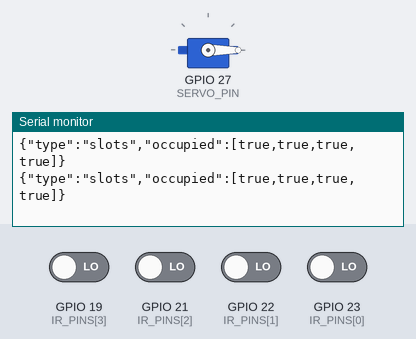
This sketch was run on a simulated ESP32. Shown: servo, the last lines printed to the serial monitor. The test bench sets the inputs (shaded band); at power-on: GPIO 19 (IR_PINS[3]), GPIO 21 (IR_PINS[2]), GPIO 22 (IR_PINS[1]), GPIO 23 (IR_PINS[0]) LOW.

Above: at 1.7 s.
1.8 s: GPIO 19 (IR_PINS[3]) driven HIGH
At 2.8 s:
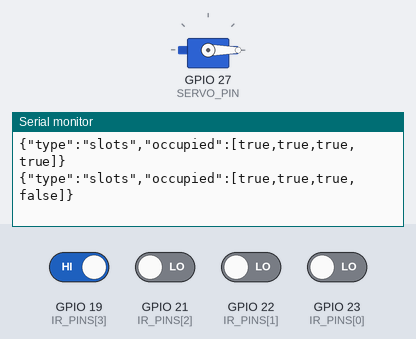
4.8 s: GPIO 21 (IR_PINS[2]) driven HIGH
At 5.3 s:
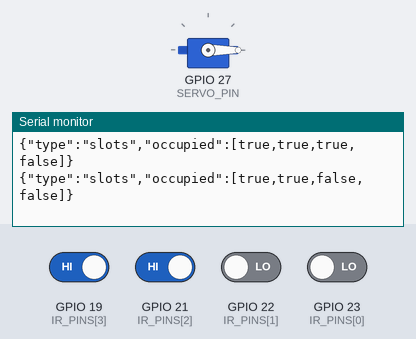
7.8 s: GPIO 22 (IR_PINS[1]) driven HIGH
At 9.0 s:
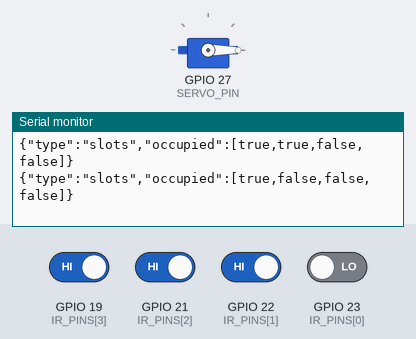
10.8 s: GPIO 23 (IR_PINS[0]) driven HIGH
At 11.5 s:
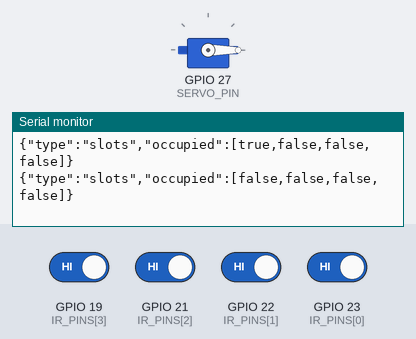
13.8 s: GPIO 19 (IR_PINS[3]) driven LOW
At 15.2 s:
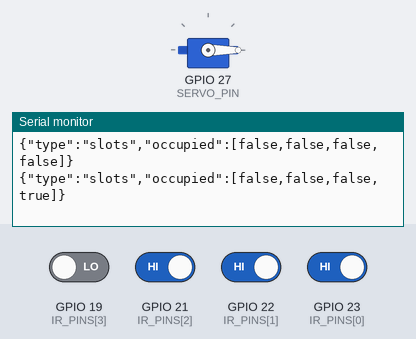
16.8 s: GPIO 21 (IR_PINS[2]) driven LOW
At 17.7 s:
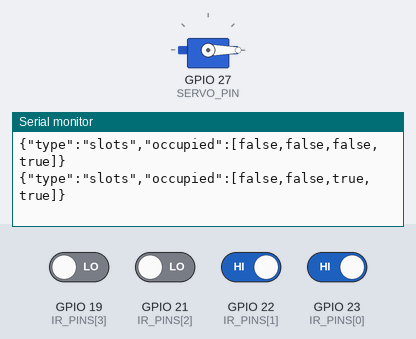

The sketch:

parksmart_esp32.ino
```cpp
#include <Arduino.h>
#include <ESP32Servo.h>
#include <ArduinoJson.h>

// ParkSmart hardware contract
const int IR_PINS[4] = { 23, 22, 21, 19 };
const int SERVO_PIN = 27;
const bool OCCUPIED_LOW = true;
Servo gate;
bool lastOccupied[4] = { false, false, false, false };
unsigned long lastReport = 0;

bool readOccupied(int i) {
  int v = digitalRead(IR_PINS[i]);
  return OCCUPIED_LOW ? (v == LOW) : (v == HIGH);
}

void reportSlots() {
  StaticJsonDocument<256> doc;
  doc["type"] = "slots";
  JsonArray a = doc.createNestedArray("occupied");
  for (int i = 0; i < 4; i++) a.add(readOccupied(i));
  serializeJson(doc, Serial);
  Serial.println();
  lastReport = millis();
}

void handleCommand(const String &line) {
  StaticJsonDocument<128> doc;
  if (deserializeJson(doc, line)) return;
  if (doc["cmd"] == "gate") {
    bool open = doc["open"] | false;
    gate.write(open ? 90 : 0);
  }
}

void setup() {
  Serial.begin(115200);
  for (int i = 0; i < 4; i++) pinMode(IR_PINS[i], INPUT);
  gate.attach(SERVO_PIN);
  gate.write(0);
  delay(500);
  reportSlots();
}

void loop() {
  if (Serial.available()) {
    String line = Serial.readStringUntil('\n');
    handleCommand(line);
  }
  bool changed = false;
  for (int i = 0; i < 4; i++) {
    bool now = readOccupied(i);
    if (now != lastOccupied[i]) changed = true;
    lastOccupied[i] = now;
  }
  if (changed || millis() - lastReport >= 2000) reportSlots();
  delay(100);
}
```

Measured:
- after the input at 1.8 s, the serial monitor: prints a new line at once (image 1)
- after the input at 4.8 s, the serial monitor: prints a new line at once (image 2)
- after the input at 7.8 s, the serial monitor: prints a new line at once (image 3)
- after the input at 10.8 s, the serial monitor: prints a new line at once (image 4)
- after the input at 13.8 s, the serial monitor: prints a new line at once (image 5)
- after the input at 16.8 s, the serial monitor: prints a new line at once (image 6)
